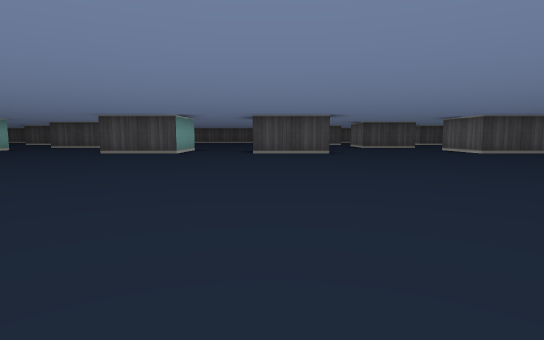
view 1 (above)

21 first-person views from a walk through a cub3D ray-caster map. The camera is about half as high as the walls, tilts 6° down and sees 80° across. The floor is counted in squares. Each view is taken from the middle of a square. On the plan, view 1 faces up. The plan holds only what a view shows up to about 9 squares ahead; the rest is blank.

view 2
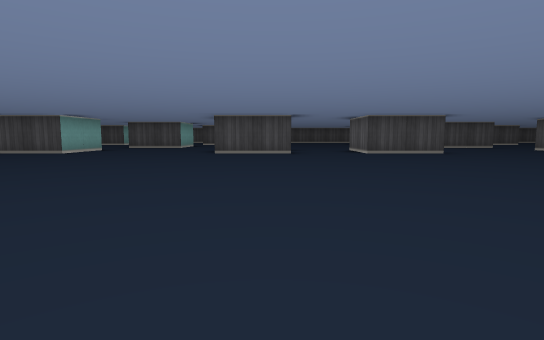

view 3
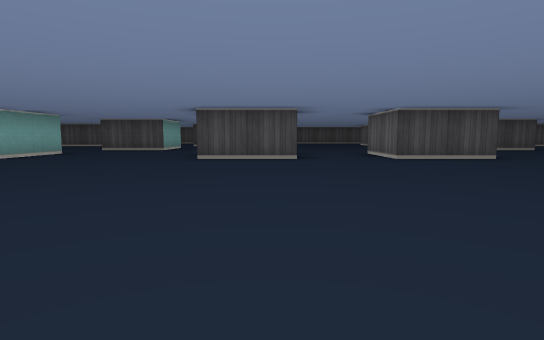

view 4
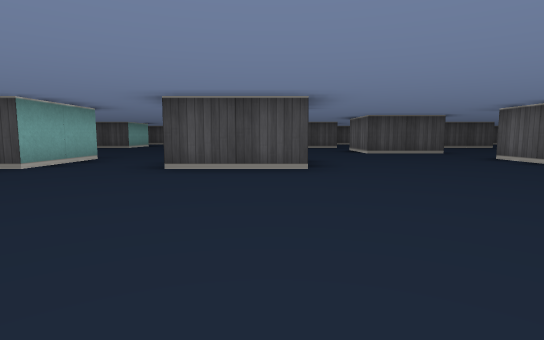

view 5
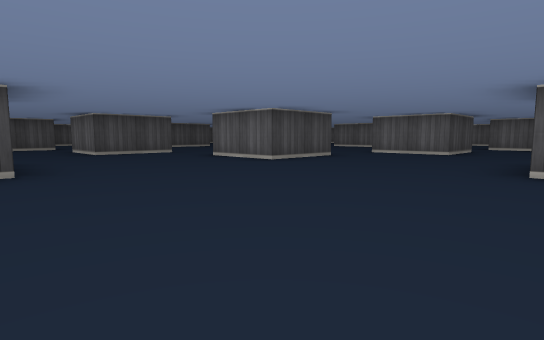

view 6
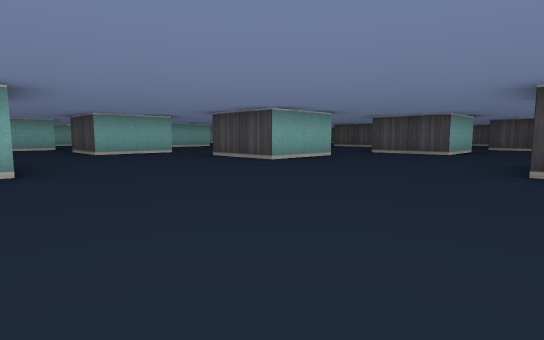

view 7
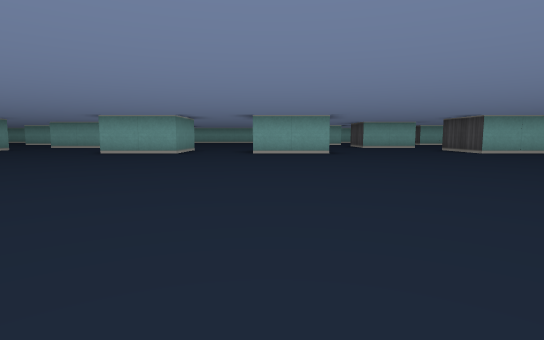

view 8
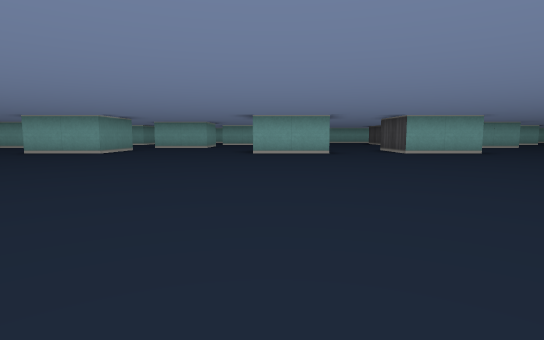

view 9
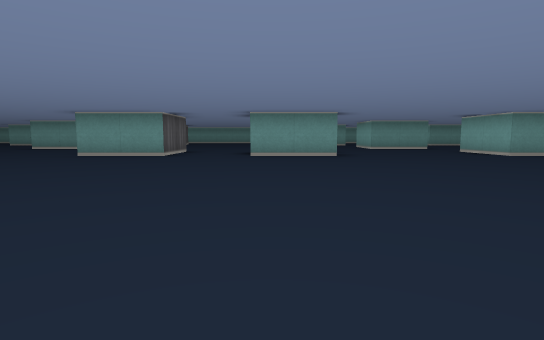

view 10
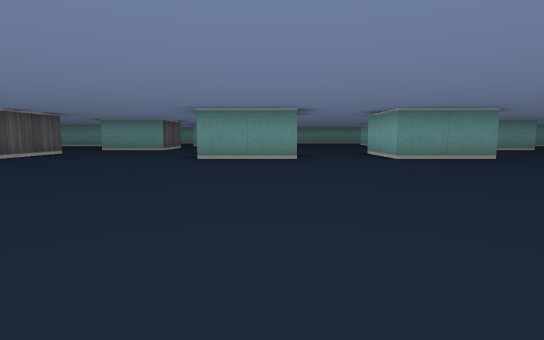

view 11
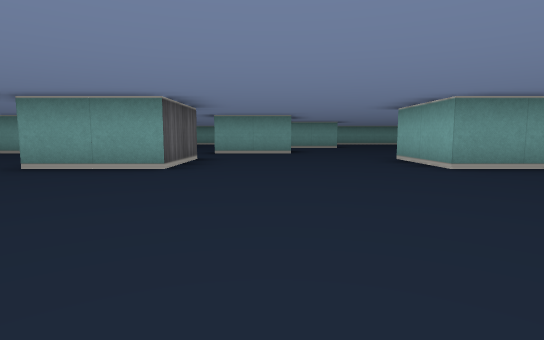

view 12
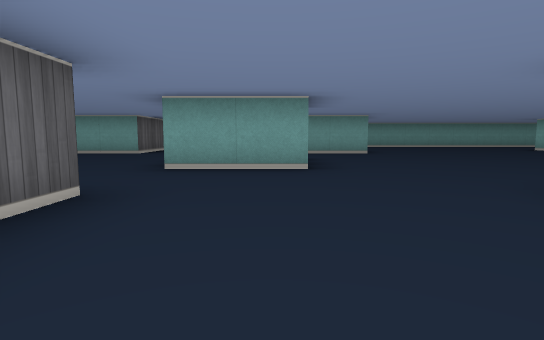

view 13
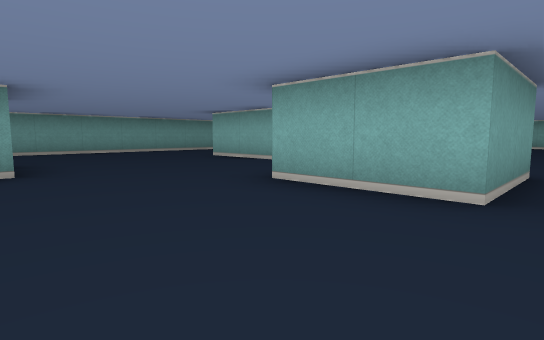

view 14
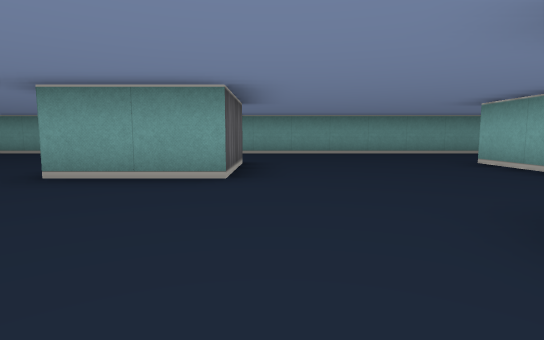

view 15
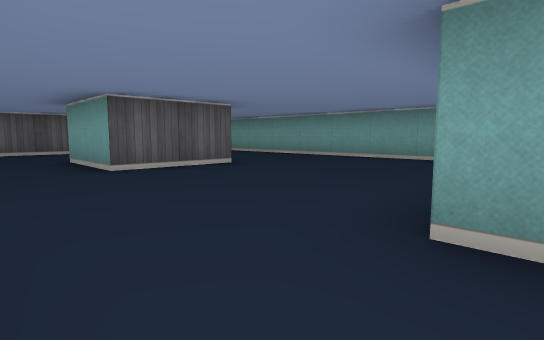

view 16
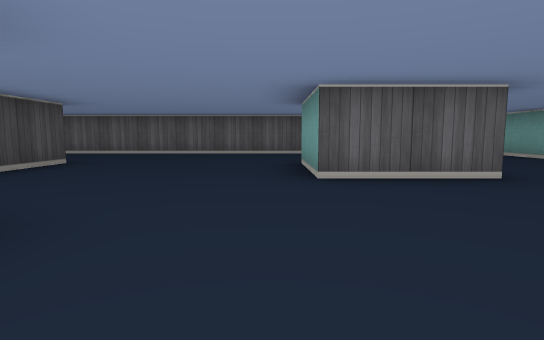

view 17
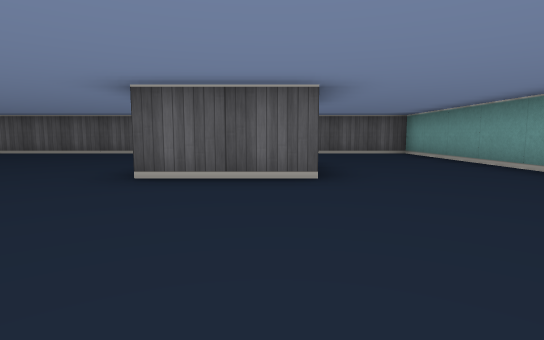

view 18
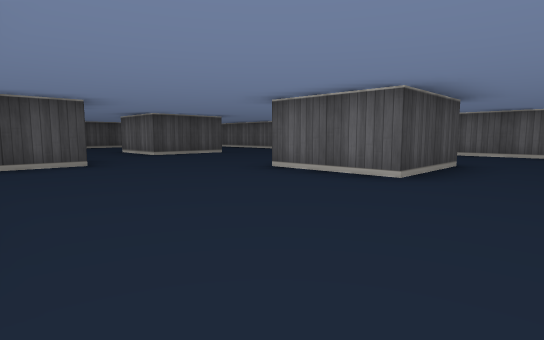

view 19
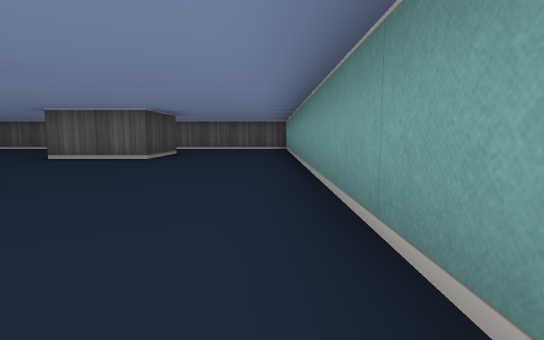

view 20
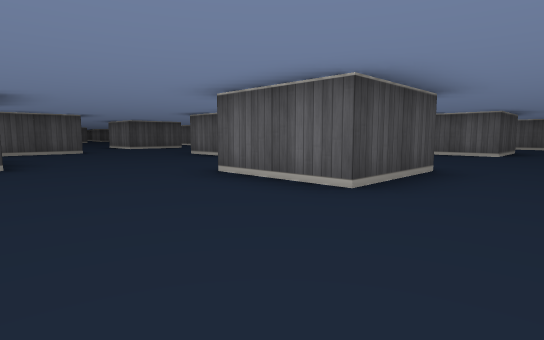

view 21
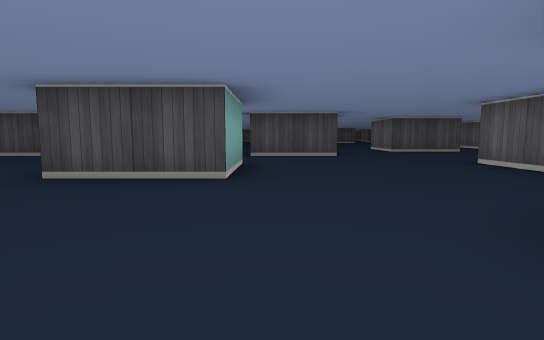

### Floor plan
Points are (right, up) in squares from view 1. A wall is a line through its corners. A room is listed if a view was taken in it or the views show most of it. See-through windows are left out.
Room 1 (views 1, 2, 3, 4, 5, 6, 7, 8, 9, 10, 11, 12)
walls: (1.6, 8.5) (-0.5, 8.5) (-0.5, 10.5); (-0.5, -5.5) (1.5, -5.5) (1.5, -7.5); (-8.5, 0.5) (-8.5, -1.5); (-8.5, 4.6) (-8.5, 2.5); (-4.6, -5.5) (-2.5, -5.5); (-2.5, 10.5) (-2.5, 8.5) (-4.5, 8.5); (7.6, 8.5) (5.5, 8.5) (5.5, 10.5); (-9.4, -5.5) (-8.5, -5.5) (-8.5, -7.5); (-8.5, 10.6) (-8.5, 8.5) (-10.5, 8.5); (9.5, 6.5) (9.5, 8.4); (-6.5, 12.5) (-7.5, 12.5); (6.4, -7.5) (5.5, -7.5) (5.5, -5.5) (7.5, -5.5); (5.6, 12.5) (3.5, 12.5); (4.6, -9.5) (5.5, -9.5); (-12.5, 8.4) (-12.5, 6.5)
ways out: opening at (-1.5, -6.5) to room 2; opening at (5.8, -8) to room 2; opening at (-10.5, -5.5); opening at (-10.4, 8.3); opening at (-9.5, 1.5); opening at (-5, 11.7); opening at (-1.5, 9.5); opening at (5.3, 10.4); opening at (8.5, 5.5)
Room 2 (views 13, 14, 15, 16, 17, 18, 19, 20, 21)
walls: (9.5, -10.9) (9.5, -9.5); (5.5, -9.5) (5.5, -11.5) (3.5, -11.5); (10.5, -9.5) (11.1, -9.5); (11.6, -11.5) (10.4, -11.5); (9.5, -15.5) (7.5, -15.5) (7.5, -13.5) (9.5, -13.5); (7.6, -7.5) (6.4, -7.5); (3.5, -13.5) (3.5, -15.5); (3.4, -9.5) (4.6, -9.5); (1.5, -13.5) (3.1, -13.5); (15.5, -9.5) (13.5, -9.5) (13.5, -7.6); (15.6, -15.5) (13.5, -15.5) (13.5, -13.5) (15.5, -13.5); (0.8, -7.5) (-0.4, -7.5); (1.5, -18.5) (18.5, -18.5) (18.5, -7.5); (-0.5, -7) (-0.5, -5.5); (-2.5, -5.5) (-2.5, -7.5)
ways out: opening at (-1.5, -6.5) to room 1; opening at (5.8, -8) to room 1

Positions as (right, up) in squares from view 1, and headings:
1: (0, 0), facing up
2: (-3, 0), facing up
3: (-3, 2), facing up
4: (1, 4), facing up
5: (1, 4), facing up-right
6: (-4, 4), facing up-left
7: (0, 3), facing left
8: (0, -1), facing left
9: (-3, 2), facing down
10: (0, 1), facing down
11: (4, -1), facing down
12: (4, -5), facing down
13: (8, -9), facing down-left
14: (7, -10), facing down
15: (9, -12), facing down-right
16: (10, -13), facing right
17: (10, -15), facing right
18: (10, -17), facing up-right
19: (7, -18), facing right
20: (5, -17), facing up-right
21: (6, -15), facing up
